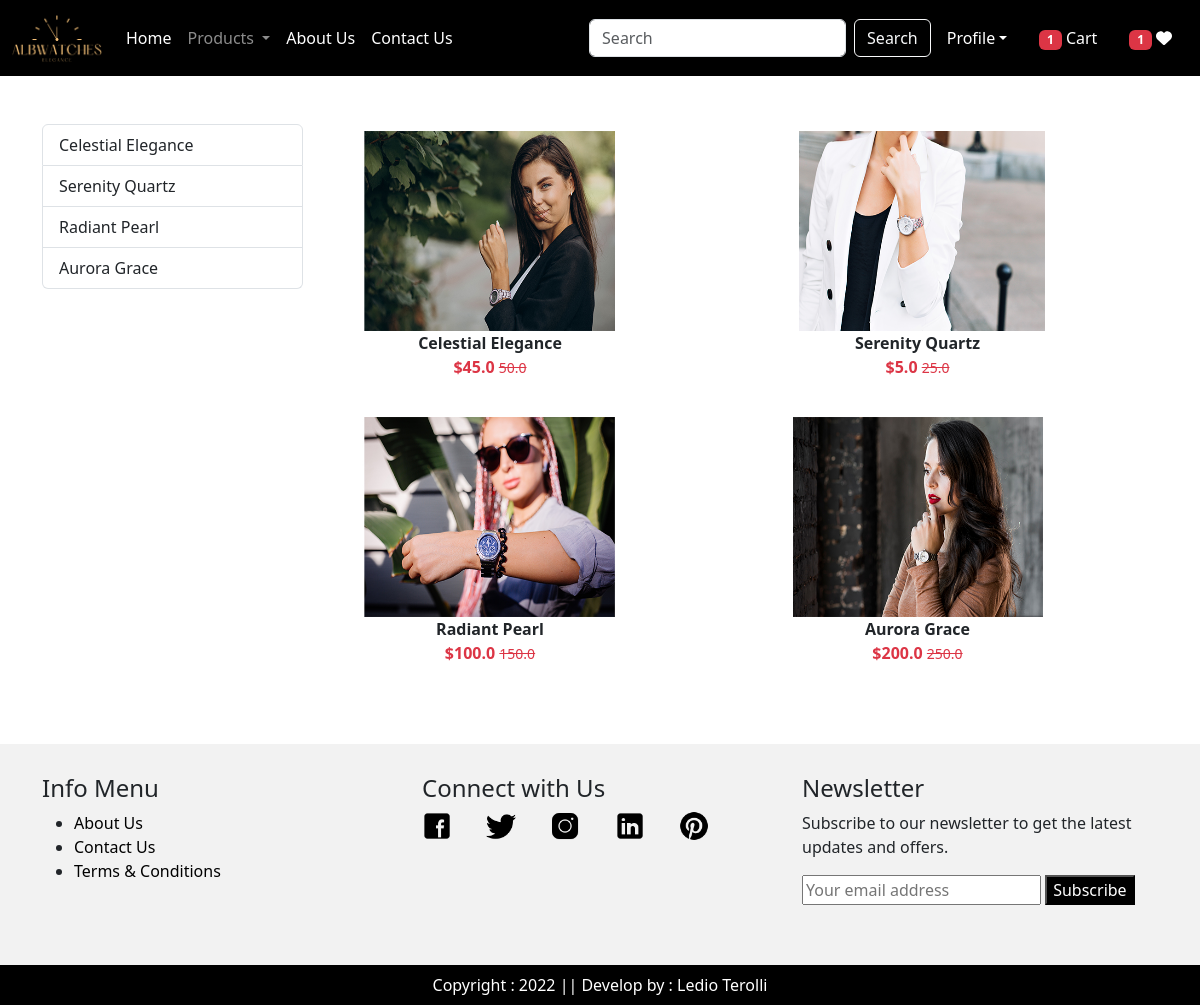
Screenshot of /category/WM (signed in) with the database file from the repository.
### app/models.py (models this page shows, shortened)
class Product(models.Model):
    title = models.CharField(max_length=100)
    selling_price = models.FloatField()
    discounted_price = models.FloatField()
    description = models.TextField()
    category = models.CharField(choices=CATEGORY_CHOICES, max_length=2)
    product_image = models.ImageField(upload_to='product')

### app/views.py (the view)
# urls.py: path("category/<slug:val>", views.CategoryView.as_view(),name="category"),
@method_decorator(login_required, name='dispatch')
class CategoryView(View):
    def get(self, request, val):
        totalitem = 0
        wishitem = 0
        if request.user.is_authenticated:
            totalitem = len(Cart.objects.filter(user=request.user))
            wishitem = len(Wishlist.objects.filter(user=request.user))
        product = Product.objects.filter(category=val)
        title = Product.objects.filter(category=val).values('title')
        return render(request, "app/category.html", locals())

### app/templates/app/category.html (shortened to what this page needs)
{% extends "app/base.html" %}
{% load static %}
{% block main-content %}
    <div class="container my-5">
        <div class="row">
            <div class="col-sm-3">
                <div class="list-group">
                {% for val in title  %}
                    <a href="{% url 'category-title' val.title %}" class="list-group-item list-group-item-action" aria-current="true">
                    {{val.title}}</a>
                {% endfor %}
                </div>
            </div>
            <div class = "col-sm-9">
                <div class="row">
                    {% for prod in product %}
                        <div class="col tect-center mb-4">
                            <a href="{% url 'product-detail' prod.id %}" class="btn">
                            <div>
                                <img src="{{prod.product_image.url}}" width="300px" height="200px" />
                                <div class="fw-bold">{{prod.title}}</div>
                                <div class="fw-bold text-danger">
                                    ${{prod.discounted_price}}
                                    <small class="fw-light text-decoration-line-through">{{prod.selling_price}}</small>
                                </div>
                            </div>
                            </a>
                        </div>
                    {% endfor %}
                </div>
            </div>
        </div>
    </div>
{% endblock main-content %}

### app/templates/app/base.html (shortened to what this page needs)
<!DOCTYPE html>
{% load static %}
<html lang="en">
<head>
    <link href="https://cdn.jsdelivr.net/npm/bootstrap@5.3.2/dist/css/bootstrap.min.css" rel="stylesheet">
    <link rel="stylesheet" href="{% static 'app/css/owl.carousel.min.css' %}"/>
    <link rel="stylesheet" href="{% static 'app/css/all.min.css' %}"/>
    <link rel="stylesheet" href="{% static 'app/css/style.css' %}"/>
</head>
<body>
    <nav class="navbar navbar-expand-lg navbar-dark bg-black">
        <div class="container-fluid">
          <a class="navbar-brand" href="{% url 'home' %}">
            <img src="{% static "app/images/product/ALBWATCHES.png" %}"  width="90" height="50"/>
          </a>
          <div class="collapse navbar-collapse" id="navbarSupportedContent">
            <ul class="navbar-nav me-auto mb-2 mb-lg-0">
              {% if request.user.is_authenticated %}
              <li class="nav-item">
                <a class="nav-link active" aria-current="page" href="{% url 'home' %}">Home</a>
              </li>
              <li class="nav-item dropdown">
                <a class="nav-link dropdown-toggle" href="#" role="button" data-bs-toggle="dropdown" aria-expanded="false">
                  Products
                </a>
              </li>
              <li class="nav-item">
                <a class="nav-link text-white" href="{% url 'about'  %}">About Us</a>
              </li>
              <li class="nav-item">
                <a class="nav-link text-white" href="{% url 'contact'  %}">Contact Us</a>
              </li>
            </ul>
            <form class="d-flex" role="search" action="/search">
              <input class="form-control me-2" type="search" placeholder="Search" name="search" aria-label="Search">
              <button class="btn btn-outline-light btn-white" type="submit">Search</button>
            </form>
          </div>
          <ul class="navbar-nav me-auto mb-2 mb-lg-0">
            <li class = " nav-item dropdown mx-2">
                <a class= " nav-link dropdown-toggle text-white" href = "#"
                id="profileDropdown" role="button" data-bs-toggle="dropdown" aria-expanded="false">Profile</a>
            </li>
            <li class="nav-item mx-2">
                <a href="{% url 'showcart' %}" class="nav-link text-white"> <span class="badge bg-danger">{% if totalitem > 0 %} {{totalitem}} {% endif %}</span>  Cart </a>
            </li>
            <li class="nav-item mx-2">
                <a href="{% url 'showwishlist' %}" class="nav-link text-white"><span class="badge bg-danger">{% if wishitem > 0 %} {{wishitem}} {% endif %} </span>   <i class="fa fa-heart"></i></a>
            </li>
            {% endif %}
          </ul>
        </div>
      </nav>
      {% block main-content %}{% endblock main-content %}
      {% block footer %}
<footer style="background-color: #f2f2f2; padding: 30px 20px 100px;">
    <div class="container">
        <div class="row">
            <div class="col-md-4">
                <h4>Info Menu</h4>
                <ul>
                    <li><a class="nav-link text-black" href="{% url 'about'  %}">About Us</a></li>
                    <li><a class="nav-link text-black" href="{% url 'contact'  %}">Contact Us</a></li>
                    <li><a class="nav-link text-black" href="{% url 'terms'  %}">Terms & Conditions</a></li>
                </ul>
            </div>
            <div class="col-md-4">
                <h4>Connect with Us</h4>
                <div class="social-icons">
                    <a href="https://www.facebook.com"><img src="{% static "app/images/icons/icons8-facebook-50.png" %}" width ="30" height="30" alt="Facebook"></a>
                    <a href="https://www.teitter.com"><img src="{% static "app/images/icons/icons8-twitter-50.png" %}" width ="30" height="30" alt="Twitter"></a>
                    <a href="https://www.instagram.com"><img src="{% static "app/images/icons/icons8-instagram-50.png" %}" width ="30" height="30" alt="Instagram"></a>
                    <a href="https://www.linkedin.com"><img src="{% static "app/images/icons/icons8-linkedin-50.png" %}" width ="30" height="30" alt="Instagram"></a>
                    <a href="https://www.pinterest.com"><img src="{% static "app/images/icons/icons8-pinterest-50.png" %}" width ="30" height="30" alt="Instagram"></a>
                </div>
            </div>
            <div class="col-md-4">
              <h4>Newsletter</h4>
              <p>Subscribe to our newsletter to get the latest updates and offers.</p>
              <form>
                  <input type="email" placeholder="Your email address">
                  <a href={% url "customerregistration" %}>
                      <button type="button" style="background-color: black; color: white;">Subscribe</button>
              </form>
          </div>
        </div>
    </div>
</footer>
{% endblock footer %}
      <footer class="container-fluid fixed-bottom bg-black  text-center p-2 mt-5 text-white">
        Copyright : 2022 || Develop by : Ledio Terolli
      </footer>
</body>
</html>

### app/static/app/css/style.css (style rules this page uses)
.social-icons a { margin-right: 30px; }

### rows the page displays
Product: product_image (picture), title "Celestial Elegance", discounted_price "45.0", selling_price "50.0"
Product: product_image (picture), title "Serenity Quartz", discounted_price "5.0", selling_price "25.0"
Product: product_image (picture), title "Radiant Pearl", discounted_price "100.0", selling_price "150.0"
Product: product_image (picture), title "Aurora Grace", discounted_price "200.0", selling_price "250.0"

### other values shown
{{ totalitem }} "1"
{{ wishitem }} "1"
{{ val.title }} "Celestial Elegance" "Serenity Quartz" "Radiant Pearl" "Aurora Grace"
